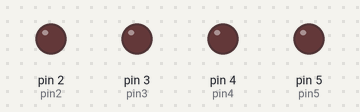
The sketch below on a simulated Arduino Uno, built with avr-gcc and run on an emulated ATmega328P. Shown: output pins drawn as LEDs (lit = HIGH).

Above: at 0.2 s.
At 1.2 s:
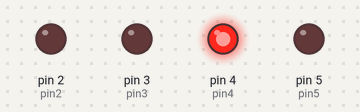
At 2.2 s:
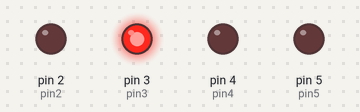
At 3.2 s:
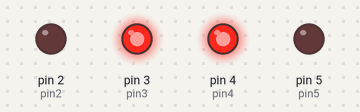
At 4.2 s:
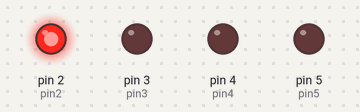
At 7.8 s:
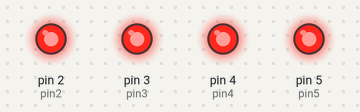
Timing chart, 0 to 10.7 s (numbered marks = the images above):
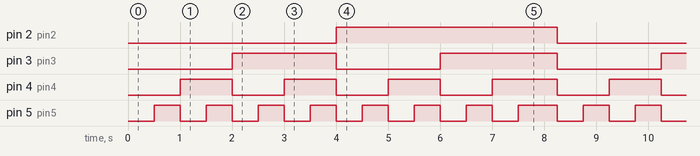

The sketch:

sketch.ino
```cpp
int pin2= 2;
int pin3= 3;
int pin4= 4;
int pin5= 5;
int wait= 500;
int longwait=750;

void setup() {
  // put your setup code here, to run once:
pinMode(pin2, OUTPUT);
pinMode(pin3, OUTPUT);
pinMode(pin4, OUTPUT);
pinMode(pin5, OUTPUT);
}

void loop() {
  // put your main code here, to run repeatedly:
digitalWrite(pin2, LOW);
digitalWrite(pin3, LOW);
digitalWrite(pin4, LOW);
digitalWrite(pin5, LOW);
delay(wait);

digitalWrite(pin2, LOW);
digitalWrite(pin3, LOW);
digitalWrite(pin4, LOW);
digitalWrite(pin5, HIGH);
delay(wait);

digitalWrite(pin2, LOW);
digitalWrite(pin3, LOW);
digitalWrite(pin4, HIGH);
digitalWrite(pin5, LOW);
delay(wait);

digitalWrite(pin2, LOW);
digitalWrite(pin3, LOW);
digitalWrite(pin4, HIGH);
digitalWrite(pin5, HIGH);
delay(wait);

digitalWrite(pin2, LOW);
digitalWrite(pin3, HIGH);
digitalWrite(pin4, LOW);
digitalWrite(pin5, LOW);
delay(wait);

digitalWrite(pin2, LOW);
digitalWrite(pin3, HIGH);
digitalWrite(pin4, LOW);
digitalWrite(pin5, HIGH);
delay(wait);

digitalWrite(pin2, LOW);
digitalWrite(pin3, HIGH);
digitalWrite(pin4, HIGH);
digitalWrite(pin5, LOW);
delay(wait);

digitalWrite(pin2, LOW);
digitalWrite(pin3, HIGH);
digitalWrite(pin4, HIGH);
digitalWrite(pin5, HIGH);
delay(wait);

digitalWrite(pin2, HIGH);
digitalWrite(pin3, LOW);
digitalWrite(pin4, LOW);
digitalWrite(pin5, LOW);
delay(wait);

digitalWrite(pin2, HIGH);
digitalWrite(pin3, LOW);
digitalWrite(pin4, LOW);
digitalWrite(pin5, HIGH);
delay(wait);

digitalWrite(pin2, HIGH);
digitalWrite(pin3, LOW);
digitalWrite(pin4, HIGH);
digitalWrite(pin5, LOW);
delay(wait);

digitalWrite(pin2, HIGH);
digitalWrite(pin3, LOW);
digitalWrite(pin4, HIGH);
digitalWrite(pin5, HIGH);
delay(wait);

digitalWrite(pin2, HIGH);
digitalWrite(pin3, HIGH);
digitalWrite(pin4, LOW);
digitalWrite(pin5, LOW);
delay(wait);

digitalWrite(pin2, HIGH);
digitalWrite(pin3, HIGH);
digitalWrite(pin4, LOW);
digitalWrite(pin5, HIGH);
delay(wait);

digitalWrite(pin2, HIGH);
digitalWrite(pin3, HIGH);
digitalWrite(pin4, HIGH);
digitalWrite(pin5, LOW);
delay(wait);

digitalWrite(pin2, HIGH);
digitalWrite(pin3, HIGH);
digitalWrite(pin4, HIGH);
digitalWrite(pin5, HIGH);

delay(longwait);
}
```

Measured:
- by itself, pin 2 (pin2): alternates HIGH for 4.3 s and LOW for 4.0 s
- by itself, pin 3 (pin3): alternates HIGH for 2.0 s and LOW for 2.0 s
- by itself, pin 4 (pin4): repeats every 8.3 s: 2 × (LOW 1.0 s, HIGH 1.0 s), LOW 1.0 s, HIGH 1.3 s, LOW 1.0 s, HIGH 1.0 s
- by itself, pin 5 (pin5): repeats every 8.3 s: 6 × (LOW 0.50 s, HIGH 0.50 s), LOW 0.50 s, HIGH 0.75 s, LOW 0.50 s, HIGH 0.50 s
